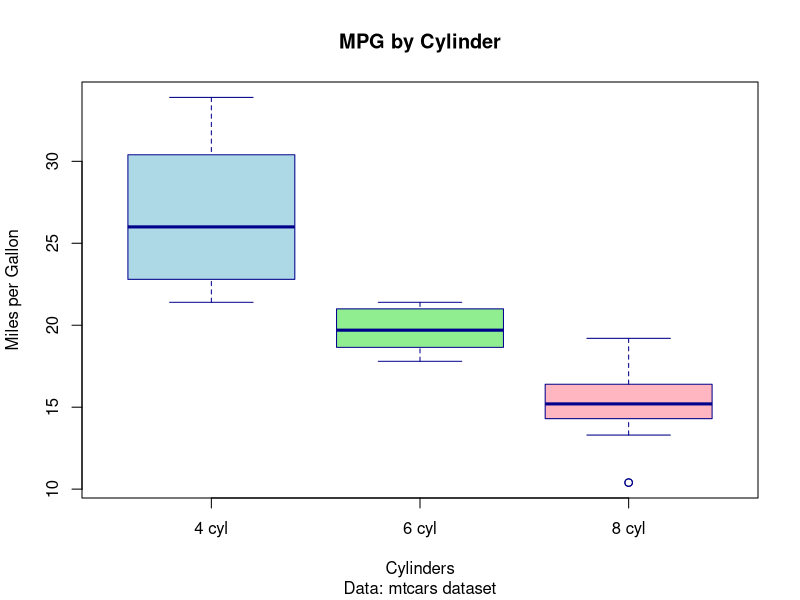

Here is the R script that generated this plot:
# Step 1: Vertical boxplot (standard)
boxplot(mpg ~ factor(cyl), mtcars,                # Source dataset
  main      = "MPG by Cylinder",                  # Plot title
  sub       = "Data: mtcars dataset",             # Subtitle
  xlab      = "Cylinders",                        # X-axis label
  ylab      = "Miles per Gallon",                 # Y-axis label
  col       = c("lightblue", "lightgreen", "lightpink"), # Fill colors
  border    = "darkblue",                         # Border color
  notch     = FALSE,                              # No notch
  outline   = TRUE,                               # Show outliers
  names     = c("4 cyl", "6 cyl", "8 cyl"),       # Custom group labels
  horizontal = FALSE                              # Vertical orientation
)
